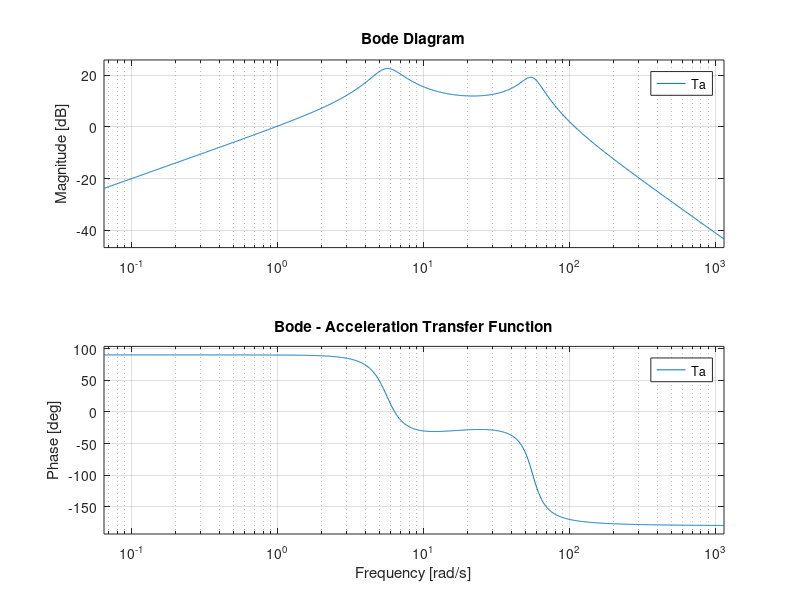

Source code (MATLAB): (Note: this script raises an error after producing the figure.)
ms = 300;
mu = 50;
ks_list = [10000, 15000, 20000];
kt = 150000;
bs = 900;
wn = {6.5*10^-2, 57.5*10*2};

gm_pm = [];

s = tf('s');

for ks = ks_list
    d = mu*ms*s^4 + (mu + ms)*bs*s^3 + (mu*ks + ms*ks + ms*kt)*s^2 + bs*kt*s + ks*kt;
    Ta = (kt*s * (bs*s + ks)) / d;
    Tr = (-kt*ms*s) / d;
    Tt = -(mu*ms*s^3 + (mu + ms)*bs*s^2 + (mu + ms)*ks * s) / d;

    figure(1);
    bode(Ta, wn);
    title('Bode - Acceleration Transfer Function');
    hold on;
    [gm, pm] = margin(Ta);
    gm_pm = [gm_pm; gm, pm, bandwidth(Ta, -3)];
    
    figure(2);
    bode(Tr, wn);
    title('Bode - Rattle Space Transfer Function');
    hold on;
    [gm, pm] = margin(Tr);
    gm_pm = [gm_pm; gm, pm, bandwidth(Tr, -3)];
    
    figure(3);
    bode(Tt, wn);
    title('Bode - Tyre Deflection Transfer Function');
    hold on;
    [gm, pm] = margin(Tt);
    gm_pm = [gm_pm; gm, pm, bandwidth(Tt, -3)];
    
end

figure(1); legend({'ks=10000 N/m', 'ks=15000 N/m', 'ks=20000 N/m'});
figure(2); legend({'ks=10000 N/m', 'ks=15000 N/m', 'ks=20000 N/m'});
figure(3); legend({'ks=10000 N/m', 'ks=15000 N/m', 'ks=20000 N/m'});